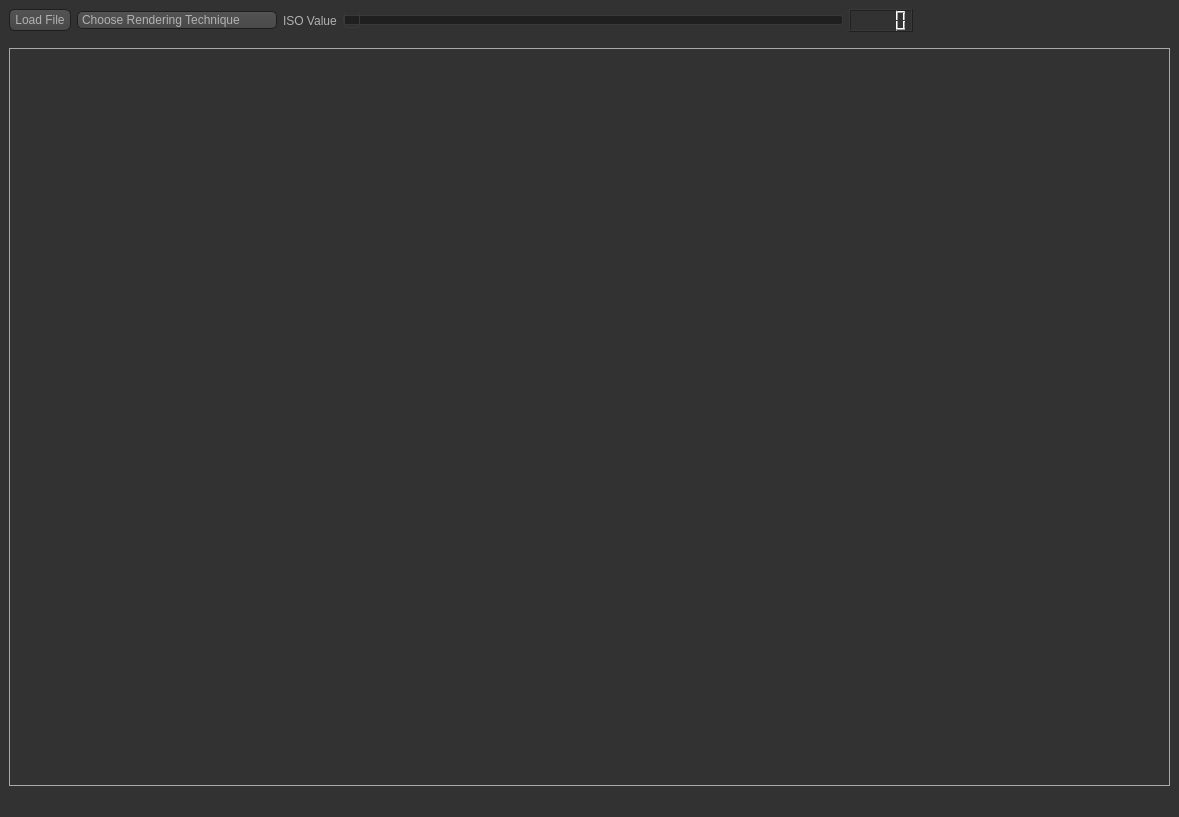
<?xml version="1.0" encoding="UTF-8"?>
<ui version="4.0">
 <class>MainWindow</class>
 <widget class="QMainWindow" name="MainWindow">
  <property name="geometry">
   <rect>
    <x>0</x>
    <y>0</y>
    <width>1179</width>
    <height>817</height>
   </rect>
  </property>
  <property name="windowTitle">
   <string>MainWindow</string>
  </property>
  <property name="styleSheet">
   <string notr="true">QToolTip
{
     border: 1px solid black;
     background-color: #ffa02f;
     padding: 1px;
     border-radius: 3px;
     opacity: 100;
}

QWidget
{
    color: #b1b1b1;
    background-color: #323232;
}

QTreeView, QListView
{
    background-color: silver;
    margin-left: 5px;
}

QWidget:item:hover
{
    background-color: QLinearGradient( x1: 0, y1: 0, x2: 0, y2: 1, stop: 0 #ffa02f, stop: 1 #ca0619);
    color: #000000;
}

QWidget:item:selected
{
    background-color: QLinearGradient( x1: 0, y1: 0, x2: 0, y2: 1, stop: 0 #ffa02f, stop: 1 #d7801a);
}

QMenuBar::item
{
    background: transparent;
}

QMenuBar::item:selected
{
    background: transparent;
    border: 1px solid #ffaa00;
}

QMenuBar::item:pressed
{
    background: #444;
    border: 1px solid #000;
    background-color: QLinearGradient(
        x1:0, y1:0,
        x2:0, y2:1,
        stop:1 #212121,
        stop:0.4 #343434/*,
        stop:0.2 #343434,
        stop:0.1 #ffaa00*/
    );
    margin-bottom:-1px;
    padding-bottom:1px;
}

QMenu
{
    border: 1px solid #000;
}

QMenu::item
{
    padding: 2px 20px 2px 20px;
}

QMenu::item:selected
{
    color: #000000;
}

QWidget:disabled
{
    color: #808080;
    background-color: #323232;
}

QAbstractItemView
{
    background-color: QLinearGradient( x1: 0, y1: 0, x2: 0, y2: 1, stop: 0 #4d4d4d, stop: 0.1 #646464, stop: 1 #5d5d5d);
}

QWidget:focus
{
    /*border: 1px solid darkgray;*/
}

QLineEdit
{
    background-color: QLinearGradient( x1: 0, y1: 0, x2: 0, y2: 1, stop: 0 #4d4d4d, stop: 0 #646464, stop: 1 #5d5d5d);
    padding: 1px;
    border-style: solid;
    border: 1px solid #1e1e1e;
    border-radius: 5;
}

QPushButton
{
    color: #b1b1b1;
    background-color: QLinearGradient( x1: 0, y1: 0, x2: 0, y2: 1, stop: 0 #565656, stop: 0.1 #525252, stop: 0.5 #4e4e4e, stop: 0.9 #4a4a4a, stop: 1 #464646);
    border-width: 1px;
    border-color: #1e1e1e;
    border-style: solid;
    border-radius: 6;
    padding: 3px;
    font-size: 12px;
    padding-left: 5px;
    padding-right: 5px;
    min-width: 40px;
}

QPushButton:pressed
{
    background-color: QLinearGradient( x1: 0, y1: 0, x2: 0, y2: 1, stop: 0 #2d2d2d, stop: 0.1 #2b2b2b, stop: 0.5 #292929, stop: 0.9 #282828, stop: 1 #252525);
}

QComboBox
{
    selection-background-color: #ffaa00;
    background-color: QLinearGradient( x1: 0, y1: 0, x2: 0, y2: 1, stop: 0 #565656, stop: 0.1 #525252, stop: 0.5 #4e4e4e, stop: 0.9 #4a4a4a, stop: 1 #464646);
    border-style: solid;
    border: 1px solid #1e1e1e;
    border-radius: 5;
}

QComboBox:hover,QPushButton:hover
{
    border: 2px solid QLinearGradient( x1: 0, y1: 0, x2: 0, y2: 1, stop: 0 #ffa02f, stop: 1 #d7801a);
}


QComboBox:on
{
    padding-top: 3px;
    padding-left: 4px;
    background-color: QLinearGradient( x1: 0, y1: 0, x2: 0, y2: 1, stop: 0 #2d2d2d, stop: 0.1 #2b2b2b, stop: 0.5 #292929, stop: 0.9 #282828, stop: 1 #252525);
    selection-background-color: #ffaa00;
}

QComboBox QAbstractItemView
{
    border: 2px solid darkgray;
    selection-background-color: QLinearGradient( x1: 0, y1: 0, x2: 0, y2: 1, stop: 0 #ffa02f, stop: 1 #d7801a);
}

QComboBox::drop-down
{
     subcontrol-origin: padding;
     subcontrol-position: top right;
     width: 15px;

     border-left-width: 0px;
     border-left-color: darkgray;
     border-left-style: solid; /* just a single line */
     border-top-right-radius: 3px; /* same radius as the QComboBox */
     border-bottom-right-radius: 3px;
 }

QComboBox::down-arrow
{
     image: url(:/dark_orange/img/down_arrow.png);
}

QGroupBox
{
    border: 1px solid darkgray;
    margin-top: 10px;
}

QGroupBox:focus
{
    border: 1px solid darkgray;
}

QTextEdit:focus
{
    border: 1px solid darkgray;
}

QScrollBar:horizontal {
     border: 1px solid #222222;
     background: QLinearGradient( x1: 0, y1: 0, x2: 0, y2: 1, stop: 0.0 #121212, stop: 0.2 #282828, stop: 1 #484848);
     height: 7px;
     margin: 0px 16px 0 16px;
}

QScrollBar::handle:horizontal
{
      background: QLinearGradient( x1: 0, y1: 0, x2: 1, y2: 0, stop: 0 #ffa02f, stop: 0.5 #d7801a, stop: 1 #ffa02f);
      min-height: 20px;
      border-radius: 2px;
}

QScrollBar::add-line:horizontal {
      border: 1px solid #1b1b19;
      border-radius: 2px;
      background: QLinearGradient( x1: 0, y1: 0, x2: 1, y2: 0, stop: 0 #ffa02f, stop: 1 #d7801a);
      width: 14px;
      subcontrol-position: right;
      subcontrol-origin: margin;
}

QScrollBar::sub-line:horizontal {
      border: 1px solid #1b1b19;
      border-radius: 2px;
      background: QLinearGradient( x1: 0, y1: 0, x2: 1, y2: 0, stop: 0 #ffa02f, stop: 1 #d7801a);
      width: 14px;
     subcontrol-position: left;
     subcontrol-origin: margin;
}

QScrollBar::right-arrow:horizontal, QScrollBar::left-arrow:horizontal
{
      border: 1px solid black;
      width: 1px;
      height: 1px;
      background: white;
}

QScrollBar::add-page:horizontal, QScrollBar::sub-page:horizontal
{
      background: none;
}

QScrollBar:vertical
{
      background: QLinearGradient( x1: 0, y1: 0, x2: 1, y2: 0, stop: 0.0 #121212, stop: 0.2 #282828, stop: 1 #484848);
      width: 7px;
      margin: 16px 0 16px 0;
      border: 1px solid #222222;
}

QScrollBar::handle:vertical
{
      background: QLinearGradient( x1: 0, y1: 0, x2: 0, y2: 1, stop: 0 #ffa02f, stop: 0.5 #d7801a, stop: 1 #ffa02f);
      min-height: 20px;
      border-radius: 2px;
}

QScrollBar::add-line:vertical
{
      border: 1px solid #1b1b19;
      border-radius: 2px;
      background: QLinearGradient( x1: 0, y1: 0, x2: 0, y2: 1, stop: 0 #ffa02f, stop: 1 #d7801a);
      height: 14px;
      subcontrol-position: bottom;
      subcontrol-origin: margin;
}

QScrollBar::sub-line:vertical
{
      border: 1px solid #1b1b19;
      border-radius: 2px;
      background: QLinearGradient( x1: 0, y1: 0, x2: 0, y2: 1, stop: 0 #d7801a, stop: 1 #ffa02f);
      height: 14px;
      subcontrol-position: top;
      subcontrol-origin: margin;
}

QScrollBar::up-arrow:vertical, QScrollBar::down-arrow:vertical
{
      border: 1px solid black;
      width: 1px;
      height: 1px;
      background: white;
}


QScrollBar::add-page:vertical, QScrollBar::sub-page:vertical
{
      background: none;
}

QTextEdit
{
    background-color: #242424;
}

QPlainTextEdit
{
    background-color: #242424;
}

QHeaderView::section
{
    background-color: QLinearGradient(x1:0, y1:0, x2:0, y2:1, stop:0 #616161, stop: 0.5 #505050, stop: 0.6 #434343, stop:1 #656565);
    color: white;
    padding-left: 4px;
    border: 1px solid #6c6c6c;
}

QCheckBox:disabled
{
color: #414141;
}

QDockWidget::title
{
    text-align: center;
    spacing: 3px; /* spacing between items in the tool bar */
    background-color: QLinearGradient(x1:0, y1:0, x2:0, y2:1, stop:0 #323232, stop: 0.5 #242424, stop:1 #323232);
}

QDockWidget::close-button, QDockWidget::float-button
{
    text-align: center;
    spacing: 1px; /* spacing between items in the tool bar */
    background-color: QLinearGradient(x1:0, y1:0, x2:0, y2:1, stop:0 #323232, stop: 0.5 #242424, stop:1 #323232);
}

QDockWidget::close-button:hover, QDockWidget::float-button:hover
{
    background: #242424;
}

QDockWidget::close-button:pressed, QDockWidget::float-button:pressed
{
    padding: 1px -1px -1px 1px;
}

QMainWindow::separator
{
    background-color: QLinearGradient(x1:0, y1:0, x2:0, y2:1, stop:0 #161616, stop: 0.5 #151515, stop: 0.6 #212121, stop:1 #343434);
    color: white;
    padding-left: 4px;
    border: 1px solid #4c4c4c;
    spacing: 3px; /* spacing between items in the tool bar */
}

QMainWindow::separator:hover
{

    background-color: QLinearGradient(x1:0, y1:0, x2:0, y2:1, stop:0 #d7801a, stop:0.5 #b56c17 stop:1 #ffa02f);
    color: white;
    padding-left: 4px;
    border: 1px solid #6c6c6c;
    spacing: 3px; /* spacing between items in the tool bar */
}

QToolBar::handle
{
     spacing: 3px; /* spacing between items in the tool bar */
     background: url(:/dark_orange/img/handle.png);
}

QMenu::separator
{
    height: 2px;
    background-color: QLinearGradient(x1:0, y1:0, x2:0, y2:1, stop:0 #161616, stop: 0.5 #151515, stop: 0.6 #212121, stop:1 #343434);
    color: white;
    padding-left: 4px;
    margin-left: 10px;
    margin-right: 5px;
}

QProgressBar
{
    border: 2px solid grey;
    border-radius: 5px;
    text-align: center;
}

QProgressBar::chunk
{
    background-color: #d7801a;
    width: 2.15px;
    margin: 0.5px;
}

QTabBar::tab {
    color: #b1b1b1;
    border: 1px solid #444;
    border-bottom-style: none;
    background-color: #323232;
    padding-left: 10px;
    padding-right: 10px;
    padding-top: 3px;
    padding-bottom: 2px;
    margin-right: -1px;
}

QTabWidget::pane {
    border: 1px solid #444;
    top: 1px;
}

QTabBar::tab:last
{
    margin-right: 0; /* the last selected tab has nothing to overlap with on the right */
    border-top-right-radius: 3px;
}

QTabBar::tab:first:!selected
{
 margin-left: 0px; /* the last selected tab has nothing to overlap with on the right */


    border-top-left-radius: 3px;
}

QTabBar::tab:!selected
{
    color: #b1b1b1;
    border-bottom-style: solid;
    margin-top: 3px;
    background-color: QLinearGradient(x1:0, y1:0, x2:0, y2:1, stop:1 #212121, stop:.4 #343434);
}

QTabBar::tab:selected
{
    border-top-left-radius: 3px;
    border-top-right-radius: 3px;
    margin-bottom: 0px;
}

QTabBar::tab:!selected:hover
{
    /*border-top: 2px solid #ffaa00;
    padding-bottom: 3px;*/
    border-top-left-radius: 3px;
    border-top-right-radius: 3px;
    background-color: QLinearGradient(x1:0, y1:0, x2:0, y2:1, stop:1 #212121, stop:0.4 #343434, stop:0.2 #343434, stop:0.1 #ffaa00);
}

QRadioButton::indicator:checked, QRadioButton::indicator:unchecked{
    color: #b1b1b1;
    background-color: #323232;
    border: 1px solid #b1b1b1;
    border-radius: 6px;
}

QRadioButton::indicator:checked
{
    background-color: qradialgradient(
        cx: 0.5, cy: 0.5,
        fx: 0.5, fy: 0.5,
        radius: 1.0,
        stop: 0.25 #ffaa00,
        stop: 0.3 #323232
    );
}



QRadioButton::indicator
{
    border-radius: 6px;
}



QSlider::groove:horizontal {
    border: 1px solid #3A3939;
    height: 8px;
    background: #201F1F;
    margin: 2px 0;
    border-radius: 2px;
}

QSlider::handle:horizontal {
    background: QLinearGradient( x1: 0, y1: 0, x2: 0, y2: 1,
      stop: 0.0 silver, stop: 0.2 #a8a8a8, stop: 1 #727272);
    border: 1px solid #3A3939;
    width: 14px;
    height: 14px;
    margin: -4px 0;
    border-radius: 2px;
}

QSlider::groove:vertical {
    border: 1px solid #3A3939;
    width: 8px;
    background: #201F1F;
    margin: 0 0px;
    border-radius: 2px;
}

QSlider::handle:vertical {
    background: QLinearGradient( x1: 0, y1: 0, x2: 0, y2: 1, stop: 0.0 silver,
      stop: 0.2 #a8a8a8, stop: 1 #727272);
    border: 1px solid #3A3939;
    width: 14px;
    height: 14px;
    margin: 0 -4px;
    border-radius: 2px;
}

QAbstractSpinBox {
    padding-top: 2px;
    padding-bottom: 2px;
    border: 1px solid darkgray;

    border-radius: 2px;
    min-width: 50px;
}
</string>
  </property>
  <widget class="QWidget" name="centralwidget">
   <layout class="QGridLayout" name="gridLayout_5">
    <item row="0" column="0">
     <layout class="QGridLayout" name="gridLayout_4">
      <item row="0" column="0">
       <layout class="QGridLayout" name="gridLayout_3">
        <item row="0" column="1">
         <layout class="QGridLayout" name="gridLayout_2">
          <item row="0" column="0">
           <widget class="QLabel" name="iso_label">
            <property name="minimumSize">
             <size>
              <width>20</width>
              <height>0</height>
             </size>
            </property>
            <property name="maximumSize">
             <size>
              <width>16777215</width>
              <height>16777215</height>
             </size>
            </property>
            <property name="text">
             <string>ISO Value</string>
            </property>
           </widget>
          </item>
          <item row="0" column="1">
           <widget class="QSlider" name="iso_slider">
            <property name="minimumSize">
             <size>
              <width>500</width>
              <height>0</height>
             </size>
            </property>
            <property name="maximumSize">
             <size>
              <width>16777215</width>
              <height>16777215</height>
             </size>
            </property>
            <property name="orientation">
             <enum>Qt::Horizontal</enum>
            </property>
           </widget>
          </item>
          <item row="0" column="2">
           <widget class="QLCDNumber" name="lcdNumber">
            <property name="minimumSize">
             <size>
              <width>20</width>
              <height>20</height>
             </size>
            </property>
            <property name="maximumSize">
             <size>
              <width>16777215</width>
              <height>16777215</height>
             </size>
            </property>
           </widget>
          </item>
          <item row="0" column="3">
           <spacer name="horizontalSpacer_3">
            <property name="orientation">
             <enum>Qt::Horizontal</enum>
            </property>
            <property name="sizeHint" stdset="0">
             <size>
              <width>40</width>
              <height>20</height>
             </size>
            </property>
           </spacer>
          </item>
         </layout>
        </item>
        <item row="0" column="0">
         <layout class="QGridLayout" name="gridLayout">
          <item row="0" column="1">
           <widget class="QComboBox" name="comboBox">
            <property name="minimumSize">
             <size>
              <width>200</width>
              <height>0</height>
             </size>
            </property>
            <property name="maximumSize">
             <size>
              <width>16777215</width>
              <height>16777215</height>
             </size>
            </property>
            <item>
             <property name="text">
              <string>Choose Rendering Technique </string>
             </property>
            </item>
            <item>
             <property name="text">
              <string>Surface Rendering </string>
             </property>
            </item>
            <item>
             <property name="text">
              <string>Ray Casting Rendering
</string>
             </property>
            </item>
           </widget>
          </item>
          <item row="0" column="0">
           <widget class="QPushButton" name="load">
            <property name="minimumSize">
             <size>
              <width>200</width>
              <height>0</height>
             </size>
            </property>
            <property name="maximumSize">
             <size>
              <width>16777215</width>
              <height>16777215</height>
             </size>
            </property>
            <property name="text">
             <string>Load File</string>
            </property>
           </widget>
          </item>
         </layout>
        </item>
        <item row="0" column="2">
         <spacer name="horizontalSpacer">
          <property name="orientation">
           <enum>Qt::Horizontal</enum>
          </property>
          <property name="sizeHint" stdset="0">
           <size>
            <width>40</width>
            <height>20</height>
           </size>
          </property>
         </spacer>
        </item>
       </layout>
      </item>
      <item row="1" column="0">
       <widget class="QGroupBox" name="groupBox">
        <property name="title">
         <string/>
        </property>
        <layout class="QGridLayout" name="gridLayout_6">
         <item row="0" column="0">
          <widget class="QWidget" name="widget" native="true"/>
         </item>
        </layout>
       </widget>
      </item>
     </layout>
    </item>
   </layout>
  </widget>
  <widget class="QMenuBar" name="menubar">
   <property name="geometry">
    <rect>
     <x>0</x>
     <y>0</y>
     <width>1179</width>
     <height>26</height>
    </rect>
   </property>
  </widget>
  <widget class="QStatusBar" name="statusbar"/>
 </widget>
 <resources/>
 <connections/>
</ui>
